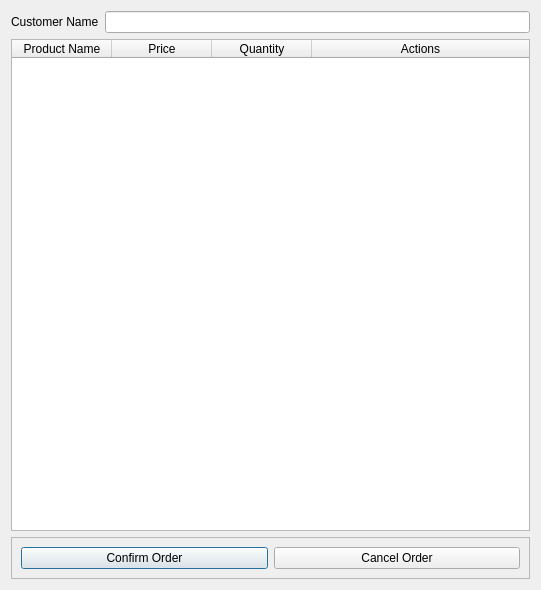
<?xml version="1.0" encoding="UTF-8"?>
<ui version="4.0">
 <class>CartDialog</class>
 <widget class="QDialog" name="CartDialog">
  <property name="geometry">
   <rect>
    <x>0</x>
    <y>0</y>
    <width>541</width>
    <height>590</height>
   </rect>
  </property>
  <property name="windowTitle">
   <string>Dialog</string>
  </property>
  <layout class="QVBoxLayout" name="verticalLayout">
   <item>
    <layout class="QFormLayout" name="formLayout">
     <item row="0" column="0">
      <widget class="QLabel" name="label">
       <property name="text">
        <string>Customer Name</string>
       </property>
      </widget>
     </item>
     <item row="0" column="1">
      <widget class="QLineEdit" name="customerName"/>
     </item>
    </layout>
   </item>
   <item>
    <widget class="QTableWidget" name="cartTable">
     <attribute name="horizontalHeaderStretchLastSection">
      <bool>true</bool>
     </attribute>
     <attribute name="verticalHeaderVisible">
      <bool>false</bool>
     </attribute>
     <column>
      <property name="text">
       <string>Product Name</string>
      </property>
     </column>
     <column>
      <property name="text">
       <string>Price</string>
      </property>
     </column>
     <column>
      <property name="text">
       <string>Quantity</string>
      </property>
     </column>
     <column>
      <property name="text">
       <string>Actions</string>
      </property>
     </column>
    </widget>
   </item>
   <item>
    <widget class="QFrame" name="frame">
     <property name="frameShape">
      <enum>QFrame::StyledPanel</enum>
     </property>
     <property name="frameShadow">
      <enum>QFrame::Raised</enum>
     </property>
     <layout class="QHBoxLayout" name="horizontalLayout">
      <item>
       <widget class="QPushButton" name="confirmButton">
        <property name="text">
         <string>Confirm Order</string>
        </property>
       </widget>
      </item>
      <item>
       <widget class="QPushButton" name="cancelButton">
        <property name="text">
         <string>Cancel Order</string>
        </property>
       </widget>
      </item>
     </layout>
    </widget>
   </item>
  </layout>
 </widget>
 <resources/>
 <connections/>
</ui>
